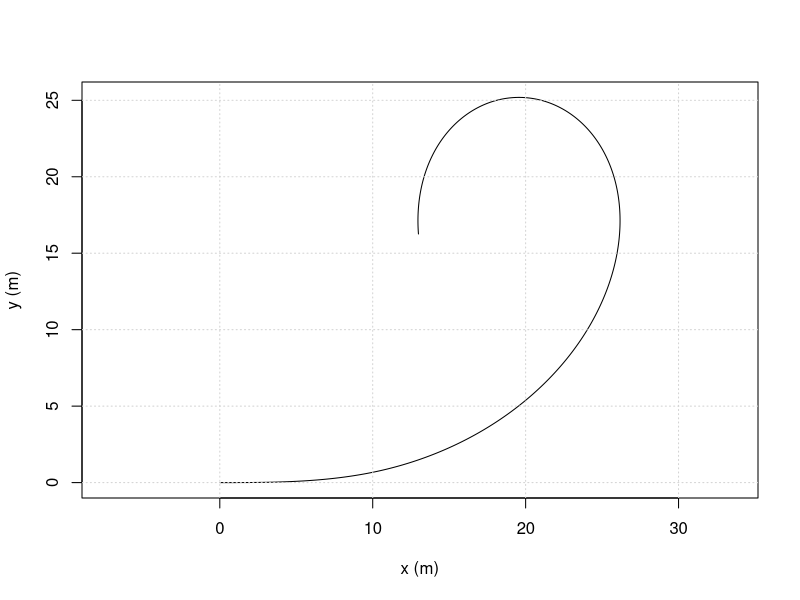
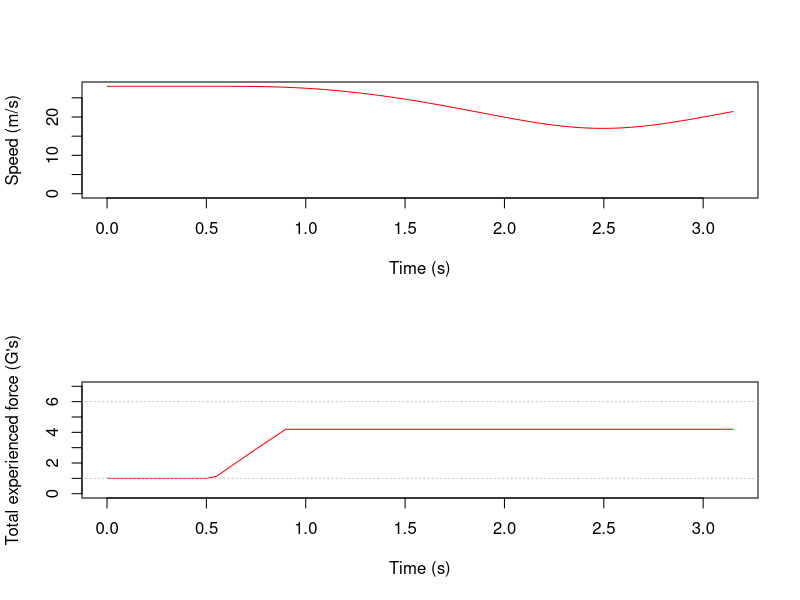
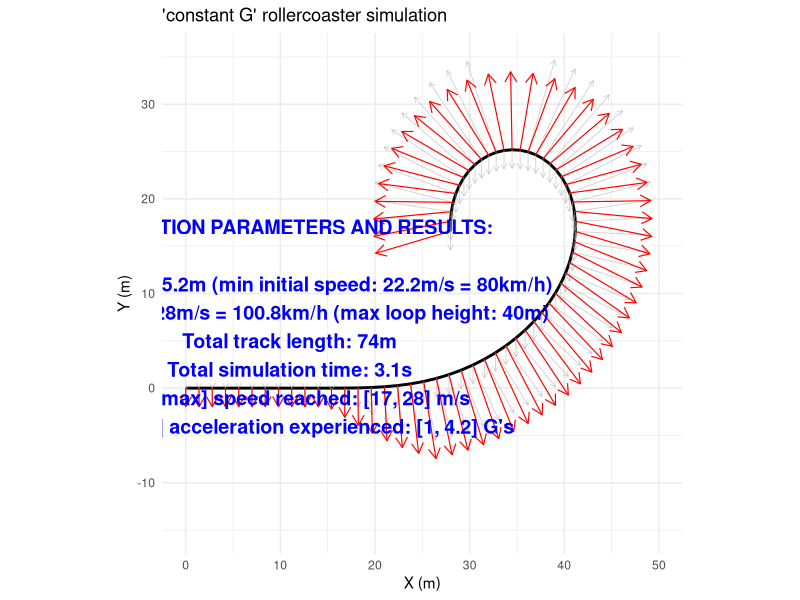
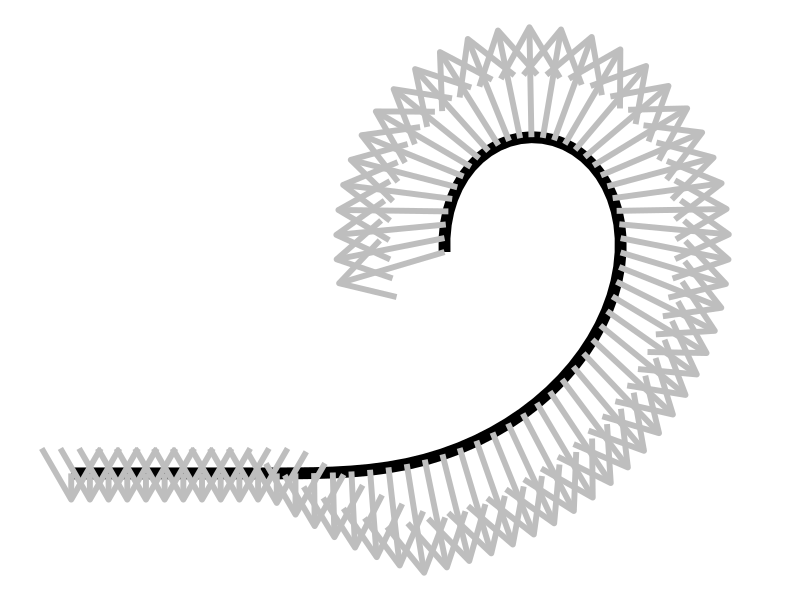

Reproduce these figures in R, in order.
# Designing a Constant G rollercoaster loop
# www.overfitting.net
# https://www.overfitting.net/2025/08/simulando-loops-de-una-montana-rusa-con_69.html


# library(pracma)  # fresnelC() and fresnelS() for clothoid
# library(splines)
library(ggplot2)
library(Cairo)


# Design a constant-G loop with a clothoid entry (centrifugal OUTWARD convention)
design_constantG_loop <- function(v0, Gt, g = 9.80665,
                                  Lc = 5,        # clothoid length (m)
                                  ds_cl = 0.01,  # clothoid arc step (m)
                                  dphi = 0.002,  # loop integration step in radians
                                  y0 = 0.0,
                                  nloop = 1) {  # number of G constant loops
    stopifnot(Gt > 1, v0 > 0, g > 0, Lc >= 0, ds_cl > 0, dphi > 0)
    
    # Storage
    xs <- numeric()
    ys <- numeric()
    phis <- numeric()
    ss <- numeric()
    phases <- character()
    Ginst <- numeric()
    
    # Helpers ---------------------------------------------------------------
    a_req <- function(phi) {
        # required inward acceleration to keep |g + a_out| = Gt*g
        root <- Gt^2 - sin(phi)^2
        if (root < 0) root <- 0 # numeric guard
        g * (-cos(phi) + sqrt(root))
    }
    totalG_from <- function(phi, v2, kappa) {
        # magnitude of g + a_out (outward) in units of g
        a_in <- v2 * kappa
        # cos(theta) between down and inward is -cos(phi)
        # |g e_down - a_in e_in| = sqrt(g^2 + a_in^2 - 2 g a_in cos(theta))
        # with cos(theta) = -cos(phi)
        num <- sqrt(g^2 + a_in^2 - 2*g*a_in*(-cos(phi)))
        num / g
    }
    
    # Phase 0: initial conditions ------------------------------------------
    x <- 0; y <- y0; phi <- 0; s <- 0
    v2 <- v0^2
    
    # Phase 1: clothoid entry (linear curvature from 0 to bottom curvature)
    # Bottom curvature that achieves target G at phi ~ 0:
    a_bottom <- g * (Gt - 1)                  # inward accel needed at the bottom
    kappa_target_bottom <- a_bottom / max(v2, 1e-9)
    
    if (Lc > 0) {
        alpha <- kappa_target_bottom / Lc       # kappa(s) = alpha * s
        s_loc <- 0
        while (s_loc < Lc) {
            kappa <- alpha * s_loc
            dphi_cl <- kappa * ds_cl
            phi <- phi + dphi_cl
            # advance position
            x <- x + cos(phi) * ds_cl
            y <- y + sin(phi) * ds_cl
            s <- s + ds_cl; s_loc <- s_loc + ds_cl
            # update speed via energy
            v2 <- v0^2 - 2*g*(y - y0)
            if (v2 <= 0) stop("Insufficient v0: train stalls during clothoid.")
            # log
            xs <- c(xs, x); ys <- c(ys, y); phis <- c(phis, phi); ss <- c(ss, s); phases <- c(phases, "clothoid")
            Ginst <- c(Ginst, totalG_from(phi, v2, kappa))
        }
    }
    
    # Phase 2: constant-G loop (integrate in φ with RK4)
    # ODEs: dy/dφ = sinφ * v^2 / a_req(φ) ; dx/dφ = cosφ * v^2 / a_req(φ)
    fy <- function(phi, y) {
        v2loc <- v0^2 - 2*g*(y - y0)
        if (v2loc <= 0) stop("Insufficient v0: train stalls in loop.")
        v2loc * sin(phi) / max(a_req(phi), 1e-9)
    }
    fx <- function(phi, y) {
        v2loc <- v0^2 - 2*g*(y - y0)
        if (v2loc <= 0) stop("Insufficient v0: train stalls in loop.")
        v2loc * cos(phi) / max(a_req(phi), 1e-9)
    }
    
    phi0 <- phi
    phi_end <- phi0 + 2*pi*nloop
    n_steps <- ceiling((phi_end - phi0) / dphi)
    for (i in 1:n_steps) {
        # RK4 for y(φ)
        k1y <- fy(phi, y)
        k1x <- fx(phi, y)
        
        k2y <- fy(phi + dphi/2, y + k1y*dphi/2)
        k2x <- fx(phi + dphi/2, y + k1y*dphi/2)
        
        k3y <- fy(phi + dphi/2, y + k2y*dphi/2)
        k3x <- fx(phi + dphi/2, y + k2y*dphi/2)
        
        k4y <- fy(phi + dphi, y + k3y*dphi)
        k4x <- fx(phi + dphi, y + k3y*dphi)
        
        y <- y + (dphi/6)*(k1y + 2*k2y + 2*k3y + k4y)
        x <- x + (dphi/6)*(k1x + 2*k2x + 2*k3x + k4x)
        phi <- phi + dphi
        
        # arc-length increment ds = dφ / κ = v^2/a_req * dφ
        v2 <- v0^2 - 2*g*(y - y0)
        a_in <- a_req(phi - dphi/2)  # mid-step approx
        ds_inc <- (v2 / max(a_in, 1e-9)) * dphi
        s <- s + ds_inc
        
        # log
        kappa_here <- a_in / max(v2, 1e-9)
        xs <- c(xs, x); ys <- c(ys, y); phis <- c(phis, phi); ss <- c(ss, s); phases <- c(phases, "loop")
        Ginst <- c(Ginst, totalG_from(phi, v2, kappa_here))
    }
    
    out <- data.frame(
        x = xs, y = ys, phi = phis, s = ss, phase = phases, G_total = Ginst
    )
    attr(out, "params") <- list(v0=v0, Gt=Gt, g=g, Lc=Lc, ds_cl=ds_cl, dphi=dphi)
    out
}


################################################

# 1. SIMULATION PARAMETERS

# Example: 28m/s entry speed, target 4.2G total, 10m clothoid

# Parameters needed by our simulator from rollercoaster topology:
g=9.80665
v0=28
t_max=999
dt=0.05      # time step (s)

# Parameters for current new design:
Gt=4.2  # number of constant G forces (Gt times g)
Lc=10

simu='3/4 loop'
# simu='2 loops'  # special run for 3 loops G constant rollercoaster
if (simu=='3/4 loop') {
    # Clothoidal section + constant G section (1 loop)
    track <- design_constantG_loop(v0 = v0, Gt = Gt, g = g, Lc = Lc, nloop = 0.73)
} else if (simu=='2 loops') {
    # Constant G section (3 loops)
    track <- design_constantG_loop(v0 = v0, Gt = Gt, g = g, Lc = 0, nloop = 2)
}

# Quick check of G constancy in the loop:
with(track[track$phase=="loop",], range(G_total))
# Should be ~ c(4.2, 4.2) apart from tiny numerical noise

# Plot
plot(track$x, track$y, type="l", asp=1, xlab="x (m)", ylab="y (m)")
grid()


################################################

# 2. DEFINE CONSTANT G ROLLERCOASTER

if (simu=='3/4 loop') {
    # Horizontal section + clothoidal section + constant G section (3/4 loop)
    x_points=c(-15, 0, track$x)+15
    y_points=c(0, 0, track$y)
} else if (simu=='2 loops') {
    # Constant G section (2 loops)
    x_points=track$x
    y_points=track$y
}

H=max(y_points)


# Check loop height vs initial speed compatibility

Hmax=v0^2/(2*g)
v0min=(2*g*H)^0.5
if (H>Hmax) stop("Loop height / initial speed incompatibility")


################################################

# 3. SIMULATION LOOP: CALCULATE ROLLERCOASTER POSITION, SPEED AND G FORCES


# Parameterize path by cumulative distance 's'
dx <- diff(x_points)
dy <- diff(y_points)
ds <- sqrt(dx^2 + dy^2)
s_points <- c(0, cumsum(ds))

# Total track length (m)
s_total <- max(s_points)

# Create spline interpolation functions for x(s) and y(s)
x_spline <- splinefun(s_points, x_points, method = "natural")
y_spline <- splinefun(s_points, y_points, method = "natural")

# Derivative functions (1st and 2nd derivatives)
x_prime  <- function(s) x_spline(s, deriv = 1)
x_dprime <- function(s) x_spline(s, deriv = 2)
y_prime  <- function(s) y_spline(s, deriv = 1)
y_dprime <- function(s) y_spline(s, deriv = 2)

# Curvature function kappa(s) = |x'y'' - y'x''| / (x'^2 + y'^2)^(3/2)
curvature <- function(s) {
    num <- x_prime(s) * y_dprime(s) - y_prime(s) * x_dprime(s)
    den <- (x_prime(s)^2 + y_prime(s)^2)^(3/2)
    abs(num) / den
}

# Energy conservation: total_energy = kinetic + potential at start
y0 <- y_points[1]
total_energy <- 0.5 * v0^2 + g * y0  # mass cancels out

# Initialize vectors to store results
time_vec <- numeric()
s_vec <- numeric()
x_vec <- numeric()
y_vec <- numeric()
v_vec <- numeric()
Fg_vec <- numeric()
Fc_vec <- numeric()

# Simulation loop
s <- 0       # initial path length coordinate
t <- 0

while (t < t_max && s <= s_total) {
    # Position
    x <- x_spline(s)
    y <- y_spline(s)
    
    # Calculate speed from energy conservation:
    # 0.5 v^2 + g*y = total_energy  => v = sqrt(2*(total_energy - g*y))
    v_sq <- 2 * (total_energy - g * y)
    # set velocity to zero if train “stops” climbing
    if (v_sq < 0) {
        v <- 0
        # optionally break to stop simulation here
        print(paste0("Simulation stopped at t=", t, " for losing all speed"))
        break
    } else {
        v <- sqrt(v_sq)
    }
    
    # Calculate radius of curvature r = 1/kappa
    k <- curvature(s)
    if (length(k) == 0 || is.na(k) || k == 0) {
        r <- Inf
    } else {
        r <- 1 / k
    }
    
    # Forces magnitudes (mass cancels)
    Fg <- g          # constant gravity force magnitude
    Fc <- v^2 / r    # centrifugal force magnitude
    
    # Store results
    time_vec <- c(time_vec, t)
    s_vec <- c(s_vec, s)
    x_vec <- c(x_vec, x)
    y_vec <- c(y_vec, y)
    v_vec <- c(v_vec, v)
    Fg_vec <- c(Fg_vec, Fg)
    Fc_vec <- c(Fc_vec, Fc)
    
    # Advance s by ds = v * dt (distance along path)
    s <- s + v * dt
    
    # Advance time
    t <- t + dt
}

# Combine results into a data frame
results <- data.frame(time = time_vec,
                      s = s_vec,
                      x = x_vec,
                      y = y_vec,
                      v = v_vec,
                      Fg = Fg_vec,
                      Fc = Fc_vec)


################################################

# 4. CALCULATE VECTOR COMPONENTS OF Fg, Fc -> Fsum

# Calculate unit tangent vector (dx/ds, dy/ds)
tangent_x <- x_prime(results$s)
tangent_y <- y_prime(results$s)
tangent_length <- sqrt(tangent_x^2 + tangent_y^2)
tangent_x <- tangent_x / tangent_length
tangent_y <- tangent_y / tangent_length

# Calculate unit normal vector by rotating tangent 90 degrees CCW:
normal_x <-  tangent_y
normal_y <- -tangent_x

# Force vectors components

# Gravity force (Fg)
Fg_x <- rep(0, length(results$x))
Fg_y <- -results$Fg

# Centrifugal force (Fc)
Fc_x <- normal_x * results$Fc
Fc_y <- normal_y * results$Fc

# Total G force (Fsum)
Fsum_x <- Fg_x + Fc_x
Fsum_y <- Fg_y + Fc_y
results$Fsum <- sqrt(Fsum_x^2 + Fsum_y^2)  # total G force experienced


################################################

# 5. DISPLAY AND PLOT RESULTS

# Show simulation parameters and results
text=paste0("SIMULATION PARAMETERS AND RESULTS:\n\n",
            "Loop height: ", round(H,1), "m (min initial speed: ", round(v0min, 1), "m/s = ", round(v0min/1000*3600,1),"km/h)\n",
            "Initial speed: ", round(v0, 1), "m/s = ", round(v0/1000*3600,1),"km/h (max loop height: ", round(Hmax, 1), "m)\n",
            "Total track length: ", round(s_total, 1), "m\n",
            "Total simulation time: ", round(max(results$time), 1), "s\n",
            "[min, max] speed reached: [", round(min(results$v), 1), ", ",
            round(max(results$v), 1), "] m/s\n",
            "[min, max] acceleration experienced: [", round(min(results$Fsum)/g, 1), ", ",
            round(max(results$Fsum)/g, 1), "] G's\n")
cat(text)


# Plot speed and G force vs time
CairoPNG(paste0("ConstantG_", round(H), "m_", round(v0), "ms_Plots.png"),
         width=512, height=800)
    par(mfrow = c(2, 1))
    
    # Plot speed
    plot(results$time, results$v, ylim=c(0,max(results$v)), type='l', col='red',
         xlab="Time (s)", ylab="Speed (m/s)")
    
    # Plot G force
    plot(results$time, results$Fsum/g, ylim=c(0,7), type='l', col='red',
         xlab="Time (s)", ylab="Total experienced force (G's)")
    abline(h=c(1,6), col="gray", lty="dotted")
    
    par(mfrow = c(1, 1))
dev.off()


# Plot graph of rollercoaster with all vector G forces

# Scale factor for plotting
scale_factor <- 0.2
Fg_x_plot <- Fg_x * scale_factor
Fg_y_plot <- Fg_y * scale_factor
Fc_x_plot <- Fc_x * scale_factor
Fc_y_plot <- Fc_y * scale_factor
Fsum_x_plot <- Fsum_x * scale_factor
Fsum_y_plot <- Fsum_y * scale_factor

# Data frames for arrows
arrows_Fg <- data.frame(
    x = results$x, y = results$y,
    xend = results$x + Fg_x_plot, yend = results$y + Fg_y_plot,
    Force = "Gravity"
)

arrows_Fc <- data.frame(
    x = results$x, y = results$y,
    xend = results$x + Fc_x_plot, yend = results$y + Fc_y_plot,
    Force = "Centrifugal"
)

arrows_Fsum <- data.frame(
    x = results$x, y = results$y,
    xend = results$x + Fsum_x_plot, yend = results$y + Fsum_y_plot,
    Force = "Total"
)

# Combine Fg and Fc into one for dim gray arrows
arrows_individual <- rbind(arrows_Fg, arrows_Fc)

x_mid=11
y_mid=5
CairoPNG(paste0("ConstantG_", round(H), "m_", round(v0), "ms_Graph.png"),
         width=1080, height=1080)
    ggplot() +
        geom_path(data = results, aes(x = x, y = y), color = "black", linewidth = 1) +
        geom_segment(data = arrows_individual,
                     aes(x = x, y = y, xend = xend, yend = yend),
                     arrow = arrow(length = unit(0.15, "cm")),
                     color = alpha("gray70", 0.6),
                     size = 0.3) +
        geom_segment(data = arrows_Fsum,
                     aes(x = x, y = y, xend = xend, yend = yend),
                     arrow = arrow(length = unit(0.3, "cm")),
                     color = "red",
                     size = 0.4) +
        annotate("text", x = x_mid, y = y_mid, label = text, color = "blue", size = 5, fontface = "bold") +
        coord_equal() +
        labs(title = "'constant G' rollercoaster simulation",
             x = "X (m)", y = "Y (m)") +
        theme_minimal() +
        xlim(0, 50) + ylim(-15, 35)
dev.off()




# Creative blueprint plotting
CairoPNG("beautiful_rollercoaster.png", width=1080*3, height=1080*2)
    ggplot() +
        geom_path(
            data = results,
            aes(x = x, y = y),
            color = "black",
            linewidth = 4
        ) +
        geom_segment(
            data = arrows_Fsum,
            aes(x = x, y = y, xend = xend, yend = yend),
            arrow = arrow(length = unit(1.5, "cm")),
            color = "gray",
            linewidth = 2
        ) +
        coord_equal() +
        theme_void()  # removes axes, gridlines, and background
dev.off()
